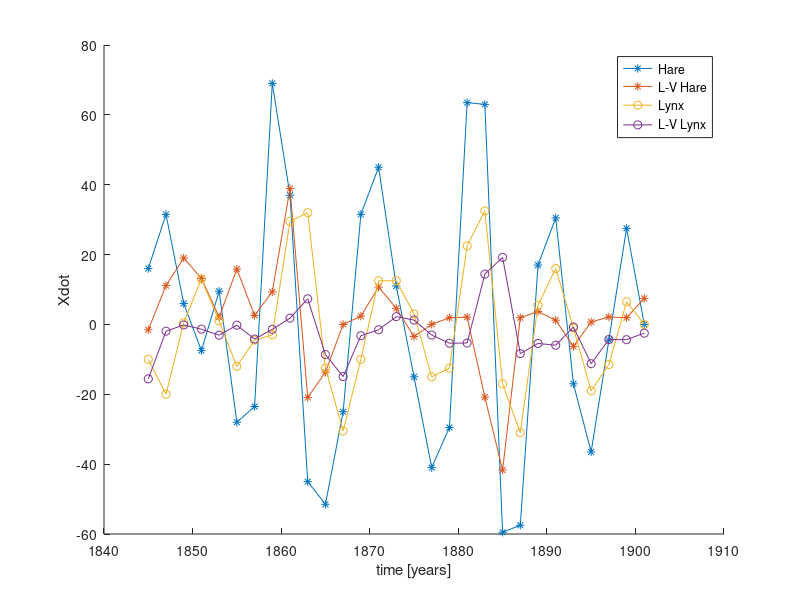
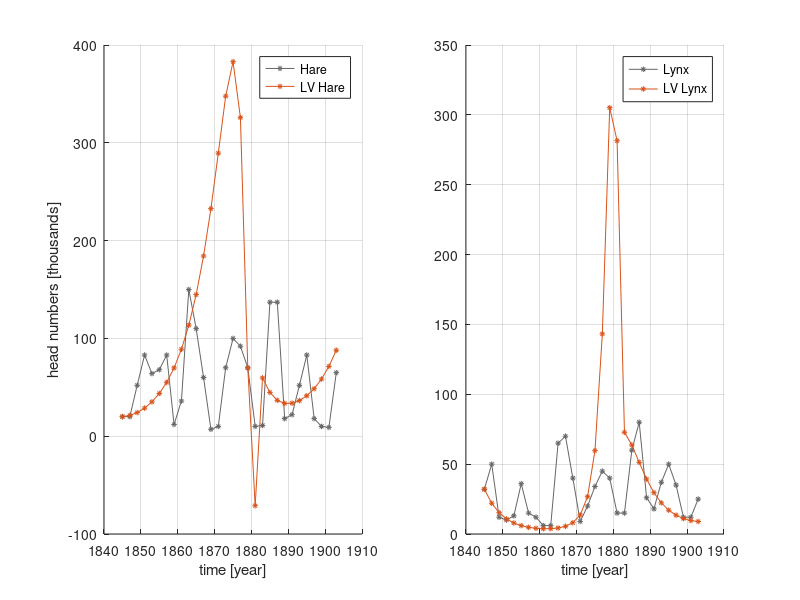

These charts were generated, in order, by the following MATLAB code:
clc
clear all

%% ======================= DATASET ========================================
x1 = [20 20 52 83 64 68 83 12 36 150 110 60 7 10 70 100 92 70 10 11 137 137 18 22 52 83 18 10 9 65];
x2 = [32 50 12 10 13 36 15 12 6 6 65 70 40 9 20 34 45 40 15 15 60 80 26 18 37 50 35 12 12 25];
X = [x1; x2];

time = 1845:2:1903;

grey = [0.4 0.4 0.4];


%% ========================= DERIVATIVE ===================================

[m,n] = size(X);
FF = n-1; 
dt = 1;
Xdot= zeros(m,FF);
for kk = 1:m %explore rows = animal
    for jj = 2:FF %explore timeseries
        Xdot(kk,jj-1) = (X(kk,jj+1)-X(kk,jj-1))/2/dt;
    end
end

%% ====================== LEAST SQUARES ===================================
X_red = X(:,2:FF+1);

X1 = X_red(1,1:end)';
X2 = X_red(2,1:end)';
X1X2 = X1.*X2;
O = zeros(FF,1);

A = [X1 -X1X2 O O; O O X1X2 -X2];
Xdot_tmp = [Xdot(1,:)'; Xdot(2,:)'];

% Different methods to solve LS
% phi = lsqr(A,Xdot_tmp); % MATLAB solution
phi = A\Xdot_tmp; % closed-loop formula linear regression in the unknown parameters


%% ==================== SIMULATE OUTPUT ===================================
Xdot_hat = A*phi;
Xdot1_hat = Xdot_hat(1:FF)';
Xdot2_hat = Xdot_hat(FF+1:end)';

pp = length(Xdot2_hat);
figure; hold on;
plot(time(1:pp),Xdot(1,:),'-*','DisplayName','Hare')
plot(time(1:pp),Xdot1_hat(1,:),'-*','DisplayName','L-V Hare')
plot(time(1:pp),Xdot(2,:),'-o','DisplayName','Lynx')
plot(time(1:pp),Xdot2_hat(1,:),'-o','DisplayName','L-V Lynx')
legend show
xlabel('time [years]')
ylabel('Xdot')

clear x1_hat x2_hat
x1_hat(1) = x1(1);
x2_hat(1) = x2(1);
Ts = dt;
% 
for kk = 1:length(x1)-1
    x1_hat(kk+1) = x1_hat(kk) + Ts*(phi(1)*x1_hat(kk) - phi(2)*x1_hat(kk)*x2_hat(kk));
    x2_hat(kk+1) = x2_hat(kk) + Ts*(phi(3)*x1_hat(kk)*x2_hat(kk) -phi(4)*x2_hat(kk));
end

% Plot results
figure; 
subplot(1,2,1)
hold on; grid on;   
plot(time,x1,'-*','color',grey,'DisplayName','Hare','MarkerSize',4)   
plot(time,x1_hat,'-*','DisplayName','LV Hare','MarkerSize',4)   
legend('show');
xlabel('time [year]'); ylabel('head numbers [thousands]')

subplot(1,2,2)
hold on; grid on;  
plot(time,x2,'-*','color',grey,'DisplayName','Lynx','MarkerSize',4)   
plot(time,x2_hat,'-*','DisplayName','LV Lynx','MarkerSize',4)
legend('show');
xlabel('time [year]');
